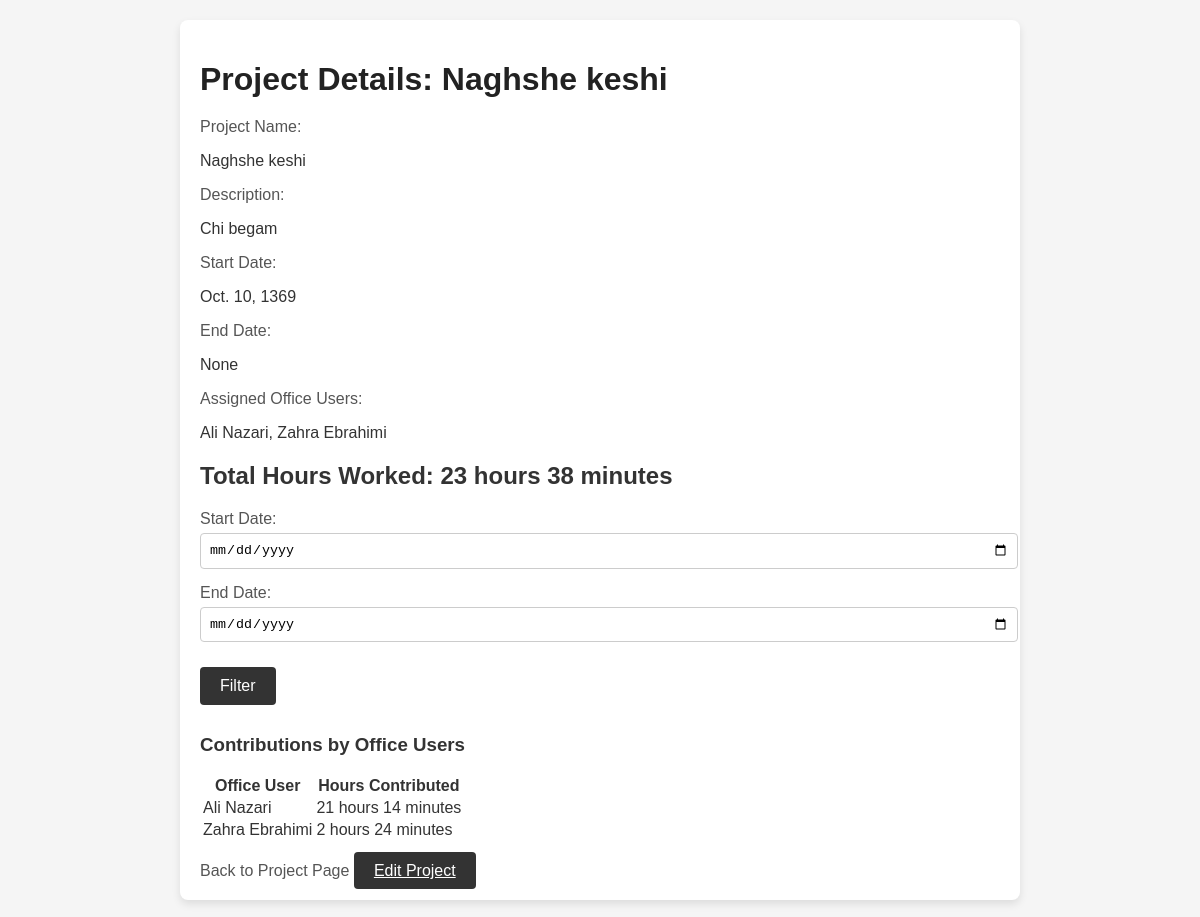
/project/12/ (signed in), run on the app's committed database.
### daftarMain/models.py (models this page shows, shortened)
class Project(models.Model):
    name = models.CharField(max_length=100)
    description = models.TextField(null=True, blank=True)
    start_date = models.DateField()
    end_date = models.DateField(null=True, blank=True)
    assigned_users = models.ManyToManyField(OfficeUser, related_name='projects')

class OfficeUser(models.Model):
    MILITARY_SERVICE_TYPE = [
        ('COM', 'Complete'),
        ('PEN', 'Pending'),
        ('N/A' , 'Do not have')
    ]
    user = models.OneToOneField(User, on_delete=models.CASCADE, null=True, blank=True) # remove null, blank = true
    first_name = models.CharField(max_length=30)
    last_name = models.CharField(max_length=30)
    phone = models.CharField(max_length=15, unique=True)
    home_phone = models.CharField(max_length=15, unique=True, null=True, blank=True)
    birth_date = models.DateField(null=True, blank=True)
    code_meli = models.CharField(max_length=10)
    office_admin = models.ForeignKey(OfficeManager, on_delete=models.CASCADE, null=True, blank=True) # remove null, blank = true
    staff_number = models.CharField(max_length=20, unique=True, null=True, blank=True)
    staff_pic = models.ImageField(upload_to='staff_pics/', null=True, blank=True)
    address = models.TextField(null=True, blank=True)
    have_bime = models.BooleanField(default=False)
    code_bime = models.CharField(max_length=30,null=True,blank=True)
    family_phone_number = models.CharField(max_length=15,null=True,blank=True)
    marital_status = models.BooleanField(default=False)
    military_service_status = models.CharField(max_length=3 ,choices= MILITARY_SERVICE_TYPE, default='N/A')
    childeren_count = models.CharField(max_length=3,default= 0)
    def __str__(self):
        return f"{self.first_name} {self.last_name}"

### daftarMain/views.py (the view)
# urls.py: path('project/<int:project_id>/', views.detail_project, name='detail_project'),
@login_required
def detail_project(request, project_id):
    project = get_object_or_404(Project, id=project_id)
    start_date = request.GET.get('start_date')
    end_date = request.GET.get('end_date')
    if start_date:
        start_date = timezone.datetime.strptime(start_date, '%Y-%m-%d').date()
    if end_date:
        end_date = timezone.datetime.strptime(end_date, '%Y-%m-%d').date()
    total_hours = 0
    user_contributions = {}
    for entry in project.clock_entries.all():
        if start_date and entry.entry_to_office.date() < start_date:
            continue
        if end_date and entry.exit_from_office.date() > end_date:
            continue
        hours_worked = entry.hours_worked()  # Calculate hours worked
        total_hours += hours_worked
        if entry.office_user in user_contributions:
            user_contributions[entry.office_user] += hours_worked
        else:
            user_contributions[entry.office_user] = hours_worked
    total_hours_int = int(total_hours)
    total_minutes = int((total_hours - total_hours_int) * 60)
    user_contributions_converted = {}
    for office_user, hours in user_contributions.items():
        hours_int = int(hours)
        minutes = int((hours - hours_int) * 60)
        user_contributions_converted[office_user] = f"{hours_int} hours {minutes} minutes"
    context = {
        'project': project,
        'total_hours': f"{total_hours_int} hours {total_minutes} minutes",
        'start_date': start_date,
        'end_date': end_date,
        'user_contributions': user_contributions_converted,
    }
    return render(request, 'detail_project.html', context)

### daftarMain/models.py (called while the page is built)
    def hours_worked(self):
        if self.entry_to_office and self.exit_from_office:
            time_difference = self.exit_from_office - self.entry_to_office
            return time_difference.total_seconds() / 3600.0  # Convert seconds to hours
        return 0

### daftarMain/templates/detail_project.html (shortened to what this page needs)
<!DOCTYPE html>
<html lang="en">
<head>
</head>
<body>
    <div class="container">
        <h1>Project Details: {{ project.name }}</h1>
        <div class="form-group">
            <label for="id_name">Project Name:</label>
            <p>{{ project.name }}</p>
        </div>
        <div class="form-group">
            <label for="id_description">Description:</label>
            <p>{{ project.description }}</p>
        </div>
        <div class="form-group">
            <label for="id_start_date">Start Date:</label>
            <p>{{ project.start_date }}</p>
        </div>
        <div class="form-group">
            <label for="id_end_date">End Date:</label>
            <p>{{ project.end_date }}</p>
        </div>
        <div class="form-group">
            <label for="id_assigned_users">Assigned Office Users:</label>
            <p>{{ project.assigned_users.all|join:", " }}</p>
        </div>
        <h2>Total Hours Worked: {{ total_hours }}</h2>
        <form method="GET" action="">
            <div class="form-group">
                <label for="start_date">Start Date:</label>
                <input type="date" id="start_date" name="start_date" value="{{ start_date }}">
            </div>
            <div class="form-group">
                <label for="end_date">End Date:</label>
                <input type="date" id="end_date" name="end_date" value="{{ end_date }}">
            </div>
            <button type="submit" class="button">Filter</button>
        </form>
        <h3>Contributions by Office Users</h3>
        <table>
            <thead>
                <tr>
                    <th>Office User</th>
                    <th>Hours Contributed</th>
                </tr>
            </thead>
            <tbody>
                {% for office_user, hours in user_contributions.items %}
                    <tr>
                        <td>{{ office_user.first_name }} {{ office_user.last_name }}</td>
                        <td>{{ hours }}</td>
                    </tr>
                {% endfor %}
            </tbody>
        </table>
        <a href="{% url 'project_page' %}" class="back-link">Back to Project Page</a>
        <a href="{% url 'edit_project' project.id %}" class="button">Edit Project</a>
    </div>
</body>
</html>

### daftarMain/templates/detail_project.html (style rules this page uses)
body { font-family: Arial, sans-serif; margin: 20px; background-color: #f5f5f5; color: #333; }
.container { background: #fff; border-radius: 8px; box-shadow: 0 4px 8px rgba(0, 0, 0, 0.1); padding: 20px; max-width: 800px; margin: auto; }
h1 { color: #222; margin-bottom: 20px; }
.form-group { margin-bottom: 15px; }
.form-group label { display: block; margin-bottom: 5px; color: #555; }
.form-group input, .form-group textarea { width: 100%; padding: 8px; border: 1px solid #ccc; border-radius: 4px; }
.button { padding: 10px 20px; margin: 10px 0; border: none; border-radius: 4px; background-color: #333; color: #fff; font-size: 16px; cursor: pointer; }
.back-link { display: inline-block; margin-top: 20px; text-decoration: none; color: #555; font-size: 16px; }

### data on the page
Project: name "Naghshe keshi", description "Chi begam", start_date "Oct. 10, 1369", end_date "None", assigned_users.all "Ali Nazari, Zahra Ebrahimi"
OfficeUser: first_name "Ali", last_name "Nazari", hours "21 hours 14 minutes"
OfficeUser: first_name "Zahra", last_name "Ebrahimi", hours "2 hours 24 minutes"

### other printed values
{{ total_hours }} "23 hours 38 minutes"
